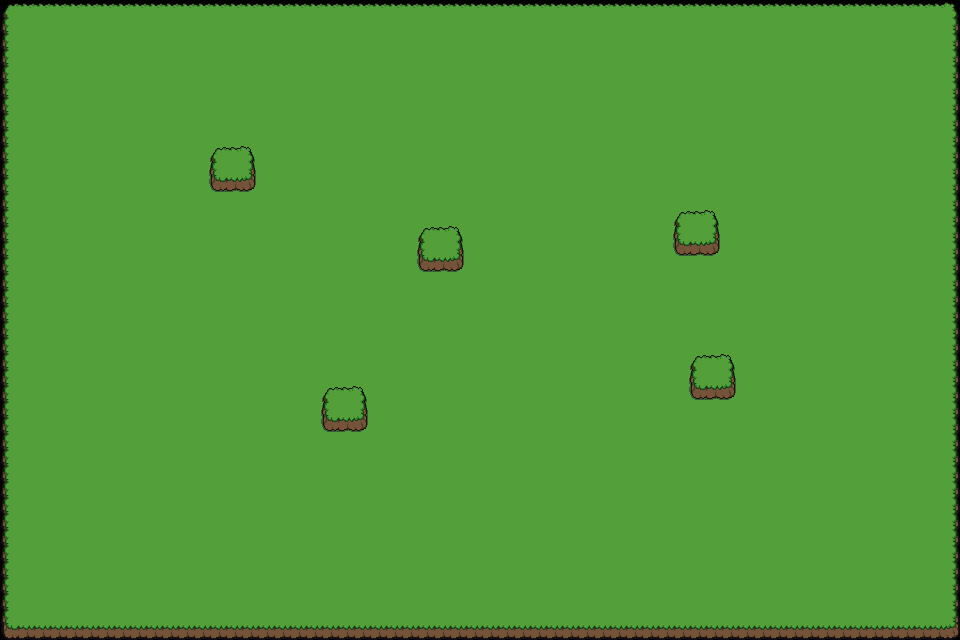

The image is a tile-based game level rendered from a .tmx file. Its description and source (layers, tilesets, objects; grid data summarised) follow:
An orthogonal 60x40 tile map with 16x16 px tiles, 2 tile layers (Tile Layer 1, Tile Layer 2).

<map version="1.10" tiledversion="1.11.0" orientation="orthogonal" renderorder="right-down" width="60" height="40" tilewidth="16" tileheight="16" infinite="0" nextlayerid="3" nextobjectid="1">
 <editorsettings>
  <export target="../server/level.json" format="json" />
 </editorsettings>
 <tileset firstgid="1" name="plains" tilewidth="16" tileheight="16" tilecount="72" columns="6">
  <image source="../client/assets/maps/plains.png" width="96" height="192" />
  <tile id="25">
   <properties>
    <property name="collideable" type="bool" value="true" />
   </properties>
  </tile>
  <tile id="26">
   <properties>
    <property name="collideable" type="bool" value="true" />
   </properties>
  </tile>
  <tile id="27">
   <properties>
    <property name="collideable" type="bool" value="true" />
   </properties>
  </tile>
  <tile id="31">
   <properties>
    <property name="collideable" type="bool" value="true" />
   </properties>
  </tile>
  <tile id="33">
   <properties>
    <property name="collideable" type="bool" value="true" />
   </properties>
  </tile>
  <tile id="37">
   <properties>
    <property name="collideable" type="bool" value="true" />
   </properties>
  </tile>
  <tile id="38">
   <properties>
    <property name="collideable" type="bool" value="true" />
   </properties>
  </tile>
  <tile id="39">
   <properties>
    <property name="collideable" type="bool" value="true" />
   </properties>
  </tile>
 </tileset>
 <layer id="1" name="Tile Layer 1" width="60" height="40">
  <data>[2400 cells, 2400 non-empty, 9 distinct tile ids]</data>
 </layer>
 <layer id="2" name="Tile Layer 2" width="60" height="40">
  <properties>
   <property name="collideable" type="bool" value="true" />
  </properties>
  <data>[2400 cells, 45 non-empty, 9 distinct tile ids]</data>
 </layer>
</map>
